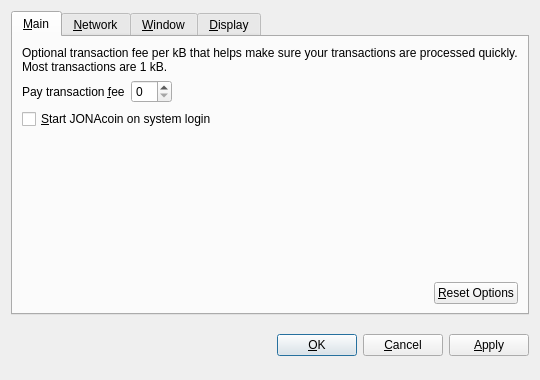
<?xml version="1.0" encoding="UTF-8"?>
<ui version="4.0">
 <class>OptionsDialog</class>
 <widget class="QDialog" name="OptionsDialog">
  <property name="geometry">
   <rect>
    <x>0</x>
    <y>0</y>
    <width>540</width>
    <height>380</height>
   </rect>
  </property>
  <property name="windowTitle">
   <string>Options</string>
  </property>
  <property name="modal">
   <bool>true</bool>
  </property>
  <layout class="QVBoxLayout" name="verticalLayout">
   <item>
    <widget class="QTabWidget" name="tabWidget">
     <property name="tabPosition">
      <enum>QTabWidget::North</enum>
     </property>
     <property name="currentIndex">
      <number>0</number>
     </property>
     <widget class="QWidget" name="tabMain">
      <attribute name="title">
       <string>&amp;Main</string>
      </attribute>
      <layout class="QVBoxLayout" name="verticalLayout_Main">
       <item>
        <widget class="QLabel" name="transactionFeeInfoLabel">
         <property name="text">
          <string>Optional transaction fee per kB that helps make sure your transactions are processed quickly. Most transactions are 1 kB.</string>
         </property>
         <property name="textFormat">
          <enum>Qt::PlainText</enum>
         </property>
         <property name="wordWrap">
          <bool>true</bool>
         </property>
        </widget>
       </item>
       <item>
        <layout class="QHBoxLayout" name="horizontalLayout_1_Main">
         <item>
          <widget class="QLabel" name="transactionFeeLabel">
           <property name="text">
            <string>Pay transaction &amp;fee</string>
           </property>
           <property name="textFormat">
            <enum>Qt::PlainText</enum>
           </property>
           <property name="buddy">
            <cstring>transactionFee</cstring>
           </property>
          </widget>
         </item>
         <item>
          <widget class="BitcoinAmountField" name="transactionFee"/>
         </item>
         <item>
          <spacer name="horizontalSpacer_1_Main">
           <property name="orientation">
            <enum>Qt::Horizontal</enum>
           </property>
           <property name="sizeHint" stdset="0">
            <size>
             <width>40</width>
             <height>20</height>
            </size>
           </property>
          </spacer>
         </item>
        </layout>
       </item>
       <item>
        <widget class="QCheckBox" name="bitcoinAtStartup">
         <property name="toolTip">
          <string>Automatically start JONAcoin after logging in to the system.</string>
         </property>
         <property name="text">
          <string>&amp;Start JONAcoin on system login</string>
         </property>
        </widget>
       </item>
       <item>
        <spacer name="verticalSpacer_Main">
         <property name="orientation">
          <enum>Qt::Vertical</enum>
         </property>
         <property name="sizeHint" stdset="0">
          <size>
           <width>20</width>
           <height>40</height>
          </size>
         </property>
        </spacer>
       </item>
       <item>
        <layout class="QHBoxLayout" name="horizontalLayout_2_Main">
         <item>
          <spacer name="horizontalSpacer_2_Main">
           <property name="orientation">
            <enum>Qt::Horizontal</enum>
           </property>
           <property name="sizeHint" stdset="0">
            <size>
             <width>40</width>
             <height>20</height>
            </size>
           </property>
          </spacer>
         </item>
         <item>
          <widget class="QPushButton" name="resetButton">
           <property name="toolTip">
            <string>Reset all client options to default.</string>
           </property>
           <property name="text">
            <string>&amp;Reset Options</string>
           </property>
           <property name="autoDefault">
            <bool>false</bool>
           </property>
          </widget>
         </item>
        </layout>
       </item>
      </layout>
     </widget>
     <widget class="QWidget" name="tabNetwork">
      <attribute name="title">
       <string>&amp;Network</string>
      </attribute>
      <layout class="QVBoxLayout" name="verticalLayout_Network">
       <item>
        <widget class="QCheckBox" name="mapPortUpnp">
         <property name="toolTip">
          <string>Automatically open the JONAcoin client port on the router. This only works when your router supports UPnP and it is enabled.</string>
         </property>
         <property name="text">
          <string>Map port using &amp;UPnP</string>
         </property>
        </widget>
       </item>
       <item>
        <widget class="QCheckBox" name="connectSocks">
         <property name="toolTip">
          <string>Connect to the JONAcoin network through a SOCKS proxy (e.g. when connecting through Tor).</string>
         </property>
         <property name="text">
          <string>&amp;Connect through SOCKS proxy:</string>
         </property>
        </widget>
       </item>
       <item>
        <layout class="QHBoxLayout" name="horizontalLayout_Network">
         <item>
          <widget class="QLabel" name="proxyIpLabel">
           <property name="text">
            <string>Proxy &amp;IP:</string>
           </property>
           <property name="textFormat">
            <enum>Qt::PlainText</enum>
           </property>
           <property name="buddy">
            <cstring>proxyIp</cstring>
           </property>
          </widget>
         </item>
         <item>
          <widget class="QValidatedLineEdit" name="proxyIp">
           <property name="maximumSize">
            <size>
             <width>140</width>
             <height>16777215</height>
            </size>
           </property>
           <property name="toolTip">
            <string>IP address of the proxy (e.g. 127.0.0.1)</string>
           </property>
          </widget>
         </item>
         <item>
          <widget class="QLabel" name="proxyPortLabel">
           <property name="text">
            <string>&amp;Port:</string>
           </property>
           <property name="textFormat">
            <enum>Qt::PlainText</enum>
           </property>
           <property name="buddy">
            <cstring>proxyPort</cstring>
           </property>
          </widget>
         </item>
         <item>
          <widget class="QLineEdit" name="proxyPort">
           <property name="maximumSize">
            <size>
             <width>55</width>
             <height>16777215</height>
            </size>
           </property>
           <property name="toolTip">
            <string>Port of the proxy (e.g. 9050)</string>
           </property>
          </widget>
         </item>
         <item>
          <widget class="QLabel" name="socksVersionLabel">
           <property name="text">
            <string>SOCKS &amp;Version:</string>
           </property>
           <property name="textFormat">
            <enum>Qt::PlainText</enum>
           </property>
           <property name="buddy">
            <cstring>socksVersion</cstring>
           </property>
          </widget>
         </item>
         <item>
          <widget class="QValueComboBox" name="socksVersion">
           <property name="toolTip">
            <string>SOCKS version of the proxy (e.g. 5)</string>
           </property>
          </widget>
         </item>
         <item>
          <spacer name="horizontalSpacer_Network">
           <property name="orientation">
            <enum>Qt::Horizontal</enum>
           </property>
           <property name="sizeHint" stdset="0">
            <size>
             <width>40</width>
             <height>20</height>
            </size>
           </property>
          </spacer>
         </item>
        </layout>
       </item>
       <item>
        <spacer name="verticalSpacer_Network">
         <property name="orientation">
          <enum>Qt::Vertical</enum>
         </property>
         <property name="sizeHint" stdset="0">
          <size>
           <width>20</width>
           <height>40</height>
          </size>
         </property>
        </spacer>
       </item>
      </layout>
     </widget>
     <widget class="QWidget" name="tabWindow">
      <attribute name="title">
       <string>&amp;Window</string>
      </attribute>
      <layout class="QVBoxLayout" name="verticalLayout_Window">
       <item>
        <widget class="QCheckBox" name="minimizeToTray">
         <property name="toolTip">
          <string>Show only a tray icon after minimizing the window.</string>
         </property>
         <property name="text">
          <string>&amp;Minimize to the tray instead of the taskbar</string>
         </property>
        </widget>
       </item>
       <item>
        <widget class="QCheckBox" name="minimizeOnClose">
         <property name="toolTip">
          <string>Minimize instead of exit the application when the window is closed. When this option is enabled, the application will be closed only after selecting Quit in the menu.</string>
         </property>
         <property name="text">
          <string>M&amp;inimize on close</string>
         </property>
        </widget>
       </item>
       <item>
        <spacer name="verticalSpacer_Window">
         <property name="orientation">
          <enum>Qt::Vertical</enum>
         </property>
         <property name="sizeHint" stdset="0">
          <size>
           <width>20</width>
           <height>40</height>
          </size>
         </property>
        </spacer>
       </item>
      </layout>
     </widget>
     <widget class="QWidget" name="tabDisplay">
      <attribute name="title">
       <string>&amp;Display</string>
      </attribute>
      <layout class="QVBoxLayout" name="verticalLayout_Display">
       <item>
        <layout class="QHBoxLayout" name="horizontalLayout_1_Display">
         <item>
          <widget class="QLabel" name="langLabel">
           <property name="text">
            <string>User Interface &amp;language:</string>
           </property>
           <property name="textFormat">
            <enum>Qt::PlainText</enum>
           </property>
           <property name="buddy">
            <cstring>lang</cstring>
           </property>
          </widget>
         </item>
         <item>
          <widget class="QValueComboBox" name="lang">
           <property name="toolTip">
            <string>The user interface language can be set here. This setting will take effect after restarting JONAcoin.</string>
           </property>
          </widget>
         </item>
        </layout>
       </item>
       <item>
        <layout class="QHBoxLayout" name="horizontalLayout_2_Display">
         <item>
          <widget class="QLabel" name="unitLabel">
           <property name="text">
            <string>&amp;Unit to show amounts in:</string>
           </property>
           <property name="textFormat">
            <enum>Qt::PlainText</enum>
           </property>
           <property name="buddy">
            <cstring>unit</cstring>
           </property>
          </widget>
         </item>
         <item>
          <widget class="QValueComboBox" name="unit">
           <property name="toolTip">
            <string>Choose the default subdivision unit to show in the interface and when sending coins.</string>
           </property>
          </widget>
         </item>
        </layout>
       </item>
       <item>
        <widget class="QCheckBox" name="displayAddresses">
         <property name="toolTip">
          <string>Whether to show JONAcoin addresses in the transaction list or not.</string>
         </property>
         <property name="text">
          <string>&amp;Display addresses in transaction list</string>
         </property>
        </widget>
       </item>
       <item>
        <widget class="QCheckBox" name="coinControlFeatures">
         <property name="toolTip">
          <string>Whether to show coin control features or not.</string>
         </property>
         <property name="text">
          <string>Display coin &amp;control features (experts only!)</string>
         </property>
        </widget>
       </item>
       <item>
        <spacer name="verticalSpacer_Display">
         <property name="orientation">
          <enum>Qt::Vertical</enum>
         </property>
         <property name="sizeHint" stdset="0">
          <size>
           <width>20</width>
           <height>40</height>
          </size>
         </property>
        </spacer>
       </item>
      </layout>
     </widget>
    </widget>
   </item>
   <item>
    <layout class="QHBoxLayout" name="horizontalLayout_Buttons">
     <item>
      <spacer name="horizontalSpacer_1">
       <property name="orientation">
        <enum>Qt::Horizontal</enum>
       </property>
       <property name="sizeHint" stdset="0">
        <size>
         <width>40</width>
         <height>48</height>
        </size>
       </property>
      </spacer>
     </item>
     <item>
      <widget class="QLabel" name="statusLabel">
       <property name="font">
        <font>
         <weight>75</weight>
         <bold>true</bold>
        </font>
       </property>
       <property name="text">
        <string/>
       </property>
       <property name="textFormat">
        <enum>Qt::PlainText</enum>
       </property>
       <property name="wordWrap">
        <bool>true</bool>
       </property>
      </widget>
     </item>
     <item>
      <spacer name="horizontalSpacer_2">
       <property name="orientation">
        <enum>Qt::Horizontal</enum>
       </property>
       <property name="sizeHint" stdset="0">
        <size>
         <width>40</width>
         <height>48</height>
        </size>
       </property>
      </spacer>
     </item>
     <item>
      <widget class="QPushButton" name="okButton">
       <property name="text">
        <string>&amp;OK</string>
       </property>
      </widget>
     </item>
     <item>
      <widget class="QPushButton" name="cancelButton">
       <property name="text">
        <string>&amp;Cancel</string>
       </property>
       <property name="autoDefault">
        <bool>false</bool>
       </property>
      </widget>
     </item>
     <item>
      <widget class="QPushButton" name="applyButton">
       <property name="text">
        <string>&amp;Apply</string>
       </property>
       <property name="autoDefault">
        <bool>false</bool>
       </property>
      </widget>
     </item>
    </layout>
   </item>
  </layout>
 </widget>
 <customwidgets>
  <customwidget>
   <class>BitcoinAmountField</class>
   <extends>QSpinBox</extends>
   <header>bitcoinamountfield.h</header>
  </customwidget>
  <customwidget>
   <class>QValueComboBox</class>
   <extends>QComboBox</extends>
   <header>qvaluecombobox.h</header>
  </customwidget>
  <customwidget>
   <class>QValidatedLineEdit</class>
   <extends>QLineEdit</extends>
   <header>qvalidatedlineedit.h</header>
  </customwidget>
 </customwidgets>
 <resources/>
 <connections/>
</ui>
